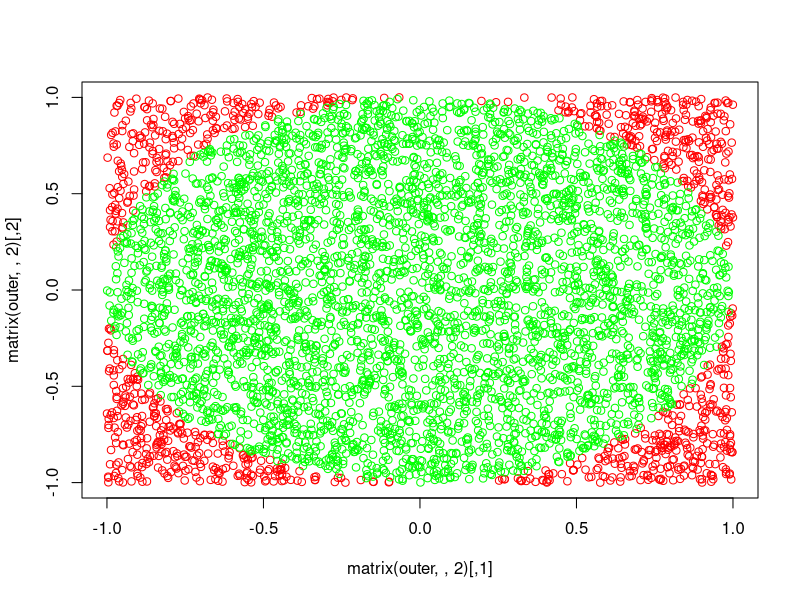

Reproduce this figure in R. (Note: this script raises an error after producing the figure.)
# Task 1
in.circle <- function (x, y, r) {
    return (x^2 + y^2 <= r)
}

square.approx.Pi <- function (trials) {
    x = runif(trials, min = -1, max = +1)
    y = runif(trials, min = -1, max = +1)

    m = matrix(c(x,y),,2)
    inner = m[in.circle(m[,1], m[,2], 1)]
    outer = m[!in.circle(m[,1], m[,2], 1)]
    plot(matrix(outer,,2), col = "red")
    points(matrix(inner,,2), col = "green")

    return (4*sum(in.circle(x,y,1))/trials)
}

square.approx.Pi(5000)

# Task 2

data(sleep)

group1 = sleep$extra[sleep$group == 1]
group2 = sleep$extra[sleep$group == 2]

count.plus = sum(group1 - group2 >= 0)
binom.test(count.plus, 10, p = 0.5)

# Task 3
data(pi2000, package ="UsingR")
barplot(table(pi2000) / 2e3)
abline(1 / 10, 0)
